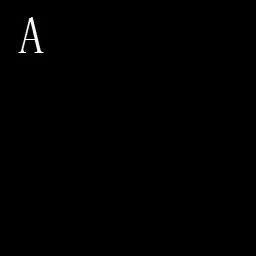
%> input picture 3D Fourier/pic/A64_256.jpg, 256 x 256 px
$ octave voxel_generation.m   (GNU Octave 9; MATLAB toolbox functions it lacks are replaced by stand-ins)
%> lines starting %> are read from the running program, lines starting %| are printed output that depends on the picture
%3D voxel generation

%%%%%%%%%%%%%%%%%%%%%%%%%%%%%%%%%%%%%%%%%%%%%%%%%%%%%% 生成每个面的图
% [17 lines of commented-out code are left out]
%%%%%%%%%%%%%%%%%%%%%%%%%%%%%%%%%%%%%%%%%%%%%%%%%%%%%%%

imgA=double((imread('pic\A64_256.jpg')));
%> imgA: size 256x256 double; min 0, max 255, mean 0.8; mean of the top-left, top-right, bottom-left and bottom-right quarters 3.2, 0, 0, 0
imgB=double((imread('pic\B64_256.jpg')));
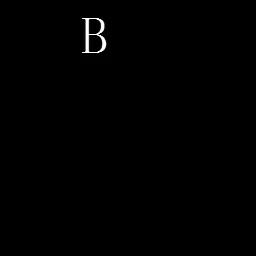
%> input picture 3D Fourier/pic/B64_256.jpg, 256 x 256 px
%> imgB: size 256x256 double; min 0, max 255, mean 1.1; mean of the top-left, top-right, bottom-left and bottom-right quarters 4.4, 0, 0, 0
imgC=double((imread('pic\C64_256.jpg')));
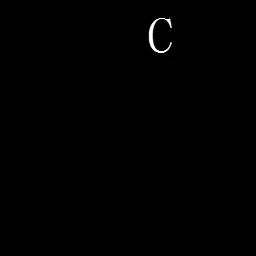
%> input picture 3D Fourier/pic/C64_256.jpg, 256 x 256 px
%> imgC: size 256x256 double; min 0, max 255, mean 0.8; mean of the top-left, top-right, bottom-left and bottom-right quarters 0, 3, 0, 0
imgD=double((imread('pic\D64_256.jpg')));
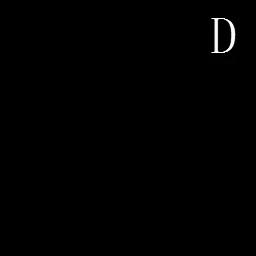
%> input picture 3D Fourier/pic/D64_256.jpg, 256 x 256 px
%> imgD: size 256x256 double; min 0, max 255, mean 1; mean of the top-left, top-right, bottom-left and bottom-right quarters 0, 4.2, 0, 0
imgE=double((imread('pic\E64_256.jpg')));
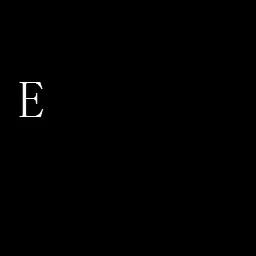
%> input picture 3D Fourier/pic/E64_256.jpg, 256 x 256 px
%> imgE: size 256x256 double; min 0, max 255, mean 0.9; mean of the top-left, top-right, bottom-left and bottom-right quarters 3.5, 0, 0, 0
imgF=double((imread('pic\F64_256.jpg')));
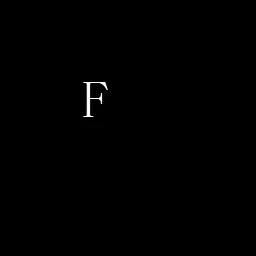
%> input picture 3D Fourier/pic/F64_256.jpg, 256 x 256 px
%> imgF: size 256x256 double; min 0, max 255, mean 0.8; mean of the top-left, top-right, bottom-left and bottom-right quarters 3.1, 0, 0, 0
%> (the run ends here)
